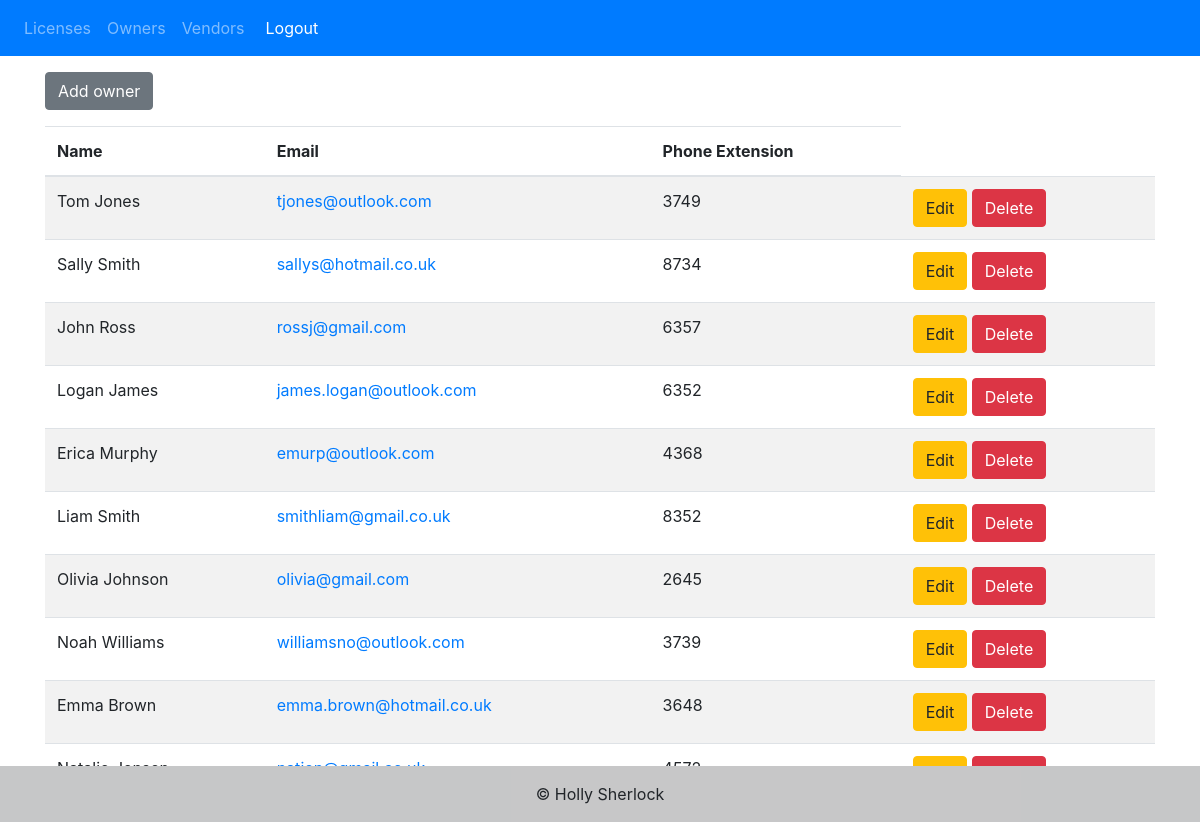
/all_owners (signed in), run on the app's committed database.
### surreylm/database_models.py (models this page shows)
class Software_owner(db.Model):
    __tablename__ = 'software_owners'
    id = db.Column(db.Integer, primary_key=True)
    email = db.Column(db.Text, unique=True, nullable=False)
    first_name = db.Column(db.Text, nullable=False)
    last_name = db.Column(db.Text, nullable=False)
    phone_extension = db.Column(db.Text, nullable=False)

### surreylm/views.py (the view)
@views.route('/all_owners', methods=['GET', 'POST'])
@login_required
def all_owners():
    owners = Software_owner.query.all()
    return render_template("all_owners.html", user=current_user, owners=owners)

### surreylm/__init__.py (called while the page is built)
def create_app(database_uri='sqlite:///lmdatabase.db'):
    app = Flask(__name__)
    app.config['SECRET_KEY'] = 'gdwjama bbawdjkwjdw'
    app.config['SQLALCHEMY_DATABASE_URI'] = database_uri
    db.init_app(app)
    from .views import views
    from .auth import auth
    from .error_handlers import errors
    app.register_blueprint(views, url_prefix='/')
    app.register_blueprint(auth, url_prefix='/')
    app.register_blueprint(errors)
    from .database_models import User, Software_owner, Vendor, Software
    with app.app_context():
        db.create_all()
    login_manager = LoginManager()
    login_manager.login_view = 'auth.login'
    login_manager.init_app(app)
    @login_manager.user_loader
    def load_user(id):
        return User.query.get(int(id))
    return app

### surreylm/templates/all_owners.html (shortened to what this page needs)
{% extends "base.html" %} {% block title %}All Owners{% endblock %}
{% block content %}
<a href="/add_owner" class="btn btn-secondary my-3">Add owner</a>
<table class="table table-striped">
  <thead>
    <tr>
      <th scope="col">Name</th>
      <th scope="col">Email</th>
      <th scope="col">Phone Extension</th>
    </tr>
  </thead>
  <tbody>
    {% for owners in owners %}
    <tr>
      <td>{{owners.first_name}} {{owners.last_name}}</td>
      <td><a href="mailto:{{owners.email}}" target="_blank" >{{owners.email}}</a></td>
      <td>{{owners.phone_extension}} </td>
      <td>
        <a href="/edit_owner/{{owners.id}}" class="btn btn-warning">Edit</a>
        {% if current_user.admin %}
        <button type="button" class="btn btn-danger" data-toggle="modal" data-target="#deleteconfirm{{owners.id}}">
            Delete
        </button>
        {% endif %}
    </tr>
    {% endfor %}
  </tbody>
</table>
{% endblock %}

### data on the page
Software_owner: first_name "Tom", last_name "Jones", email "tjones@outlook.com", phone_extension "3749"
Software_owner: first_name "Sally", last_name "Smith", email "sallys@hotmail.co.uk", phone_extension "8734"
Software_owner: first_name "John", last_name "Ross", email "rossj@gmail.com", phone_extension "6357"
Software_owner: first_name "Logan", last_name "James", email "james.logan@outlook.com", phone_extension "6352"
Software_owner: first_name "Erica", last_name "Murphy", email "emurp@outlook.com", phone_extension "4368"
Software_owner: first_name "Liam", last_name "Smith", email "smithliam@gmail.co.uk", phone_extension "8352"
Software_owner: first_name "Olivia", last_name "Johnson", email "olivia@gmail.com", phone_extension "2645"
Software_owner: first_name "Noah", last_name "Williams", email "williamsno@outlook.com", phone_extension "3739"
Software_owner: first_name "Emma", last_name "Brown", email "emma.brown@hotmail.co.uk", phone_extension "3648"
